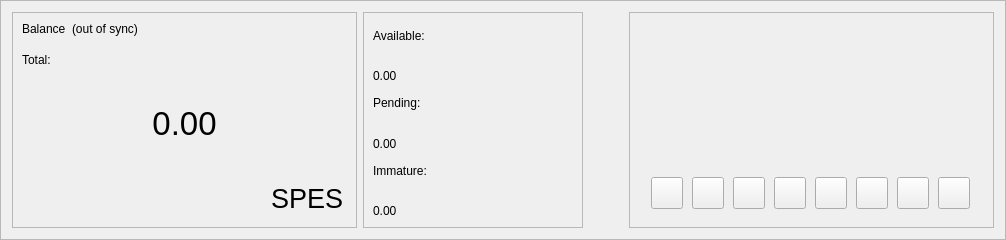
      <widget class="QFrame" name="frame_blue">
       <property name="enabled">
        <bool>true</bool>
       </property>
       <property name="sizePolicy">
        <sizepolicy hsizetype="Preferred" vsizetype="Preferred">
         <horstretch>0</horstretch>
         <verstretch>0</verstretch>
        </sizepolicy>
       </property>
       <property name="minimumSize">
        <size>
         <width>960</width>
         <height>220</height>
        </size>
       </property>
       <property name="maximumSize">
        <size>
         <width>16777215</width>
         <height>16777215</height>
        </size>
       </property>
       <property name="sizeIncrement">
        <size>
         <width>0</width>
         <height>0</height>
        </size>
       </property>
       <property name="baseSize">
        <size>
         <width>0</width>
         <height>500</height>
        </size>
       </property>
       <property name="frameShape">
        <enum>QFrame::StyledPanel</enum>
       </property>
       <property name="frameShadow">
        <enum>QFrame::Raised</enum>
       </property>
       <layout class="QHBoxLayout" name="horizontalLayout">
        <item>
         <widget class="QFrame" name="frame_blue_1">
          <property name="minimumSize">
           <size>
            <width>345</width>
            <height>200</height>
           </size>
          </property>
          <property name="maximumSize">
           <size>
            <width>16777215</width>
            <height>16777215</height>
           </size>
          </property>
          <property name="frameShape">
           <enum>QFrame::StyledPanel</enum>
          </property>
          <property name="frameShadow">
           <enum>QFrame::Raised</enum>
          </property>
          <layout class="QHBoxLayout" name="horizontalLayout_2">
           <item>
            <layout class="QVBoxLayout" name="verticalLayout">
             <item>
              <layout class="QHBoxLayout" name="horizontalLayout_3">
               <property name="spacing">
                <number>6</number>
               </property>
               <property name="sizeConstraint">
                <enum>QLayout::SetFixedSize</enum>
               </property>
               <item>
                <widget class="QLabel" name="label_5">
                 <property name="minimumSize">
                  <size>
                   <width>0</width>
                   <height>24</height>
                  </size>
                 </property>
                 <property name="maximumSize">
                  <size>
                   <width>16777215</width>
                   <height>24</height>
                  </size>
                 </property>
                 <property name="text">
                  <string>Balance</string>
                 </property>
                 <property name="alignment">
                  <set>Qt::AlignLeading|Qt::AlignLeft|Qt::AlignTop</set>
                 </property>
                </widget>
               </item>
               <item>
                <widget class="QLabel" name="labelWalletStatus">
                 <property name="minimumSize">
                  <size>
                   <width>0</width>
                   <height>24</height>
                  </size>
                 </property>
                 <property name="maximumSize">
                  <size>
                   <width>16777215</width>
                   <height>24</height>
                  </size>
                 </property>
                 <property name="text">
                  <string>(out of sync)</string>
                 </property>
                 <property name="alignment">
                  <set>Qt::AlignLeading|Qt::AlignLeft|Qt::AlignTop</set>
                 </property>
                </widget>
               </item>
               <item>
                <spacer name="horizontalSpacer">
                 <property name="orientation">
                  <enum>Qt::Horizontal</enum>
                 </property>
                 <property name="sizeHint" stdset="0">
                  <size>
                   <width>40</width>
                   <height>20</height>
                  </size>
                 </property>
                </spacer>
               </item>
              </layout>
             </item>
             <item>
              <widget class="QLabel" name="labelTotalText">
               <property name="maximumSize">
                <size>
                 <width>16777215</width>
                 <height>15</height>
                </size>
               </property>
               <property name="text">
                <string>Total:</string>
               </property>
              </widget>
             </item>
             <item>
              <widget class="QLabel" name="labelTotal">
               <property name="sizePolicy">
                <sizepolicy hsizetype="Preferred" vsizetype="Preferred">
                 <horstretch>0</horstretch>
                 <verstretch>0</verstretch>
                </sizepolicy>
               </property>
               <property name="minimumSize">
                <size>
                 <width>0</width>
                 <height>100</height>
                </size>
               </property>
               <property name="maximumSize">
                <size>
                 <width>16777215</width>
                 <height>100</height>
                </size>
               </property>
               <property name="font">
                <font>
                 <pointsize>25</pointsize>
                 <weight>50</weight>
                 <bold>false</bold>
                </font>
               </property>
               <property name="mouseTracking">
                <bool>false</bool>
               </property>
               <property name="text">
                <string>0.00</string>
               </property>
               <property name="alignment">
                <set>Qt::AlignCenter</set>
               </property>
              </widget>
             </item>
             <item>
              <layout class="QHBoxLayout" name="horizontalLayout_11">
               <item>
                <spacer name="horizontalSpacer_8">
                 <property name="orientation">
                  <enum>Qt::Horizontal</enum>
                 </property>
                 <property name="sizeHint" stdset="0">
                  <size>
                   <width>40</width>
                   <height>20</height>
                  </size>
                 </property>
                </spacer>
               </item>
               <item>
                <widget class="QPushButton" name="blabel_spescoin">
                 <property name="font">
                  <font>
                   <pointsize>20</pointsize>
                   <italic>false</italic>
                   <kerning>true</kerning>
                  </font>
                 </property>
                 <property name="cursor">
                  <cursorShape>PointingHandCursor</cursorShape>
                 </property>
                 <property name="text">
                  <string>SPES</string>
                 </property>
                 <property name="flat">
                  <bool>true</bool>
                 </property>
                </widget>
               </item>
              </layout>
             </item>
            </layout>
           </item>
          </layout>
         </widget>
        </item>
        <item>
         <widget class="QFrame" name="frame_blue_2">
          <property name="minimumSize">
           <size>
            <width>220</width>
            <height>200</height>
           </size>
          </property>
          <property name="maximumSize">
           <size>
            <width>16777215</width>
            <height>16777215</height>
           </size>
          </property>
          <property name="frameShape">
           <enum>QFrame::StyledPanel</enum>
          </property>
          <property name="frameShadow">
           <enum>QFrame::Raised</enum>
          </property>
          <layout class="QVBoxLayout" name="verticalLayout_3">
           <item>
            <layout class="QVBoxLayout" name="verticalLayout_2">
             <item>
              <widget class="QLabel" name="labelBalanceText">
               <property name="text">
                <string>Available:</string>
               </property>
              </widget>
             </item>
             <item>
              <layout class="QHBoxLayout" name="horizontalLayout_4">
               <item>
                <widget class="QLabel" name="labelBalance">
                 <property name="text">
                  <string>0.00</string>
                 </property>
                 <property name="alignment">
                  <set>Qt::AlignBottom|Qt::AlignLeading|Qt::AlignLeft</set>
                 </property>
                </widget>
               </item>
               <item>
                <spacer name="horizontalSpacer_3">
                 <property name="orientation">
                  <enum>Qt::Horizontal</enum>
                 </property>
                 <property name="sizeHint" stdset="0">
                  <size>
                   <width>40</width>
                   <height>20</height>
                  </size>
                 </property>
                </spacer>
               </item>
              </layout>
             </item>
             <item>
              <widget class="QLabel" name="labelPendingText">
               <property name="text">
                <string>Pending:</string>
               </property>
              </widget>
             </item>
             <item>
              <layout class="QHBoxLayout" name="horizontalLayout_5">
               <item>
                <widget class="QLabel" name="labelUnconfirmed">
                 <property name="text">
                  <string>0.00</string>
                 </property>
                 <property name="alignment">
                  <set>Qt::AlignBottom|Qt::AlignLeading|Qt::AlignLeft</set>
                 </property>
                </widget>
               </item>
               <item>
                <spacer name="horizontalSpacer_4">
                 <property name="orientation">
                  <enum>Qt::Horizontal</enum>
                 </property>
                 <property name="sizeHint" stdset="0">
                  <size>
                   <width>40</width>
                   <height>20</height>
                  </size>
                 </property>
                </spacer>
               </item>
              </layout>
             </item>
             <item>
              <widget class="QLabel" name="labelImmatureText">
               <property name="text">
                <string>Immature:</string>
               </property>
              </widget>
             </item>
             <item>
              <layout class="QHBoxLayout" name="horizontalLayout_6">
               <item>
                <widget class="QLabel" name="labelImmature">
                 <property name="text">
                  <string>0.00</string>
                 </property>
                 <property name="alignment">
                  <set>Qt::AlignBottom|Qt::AlignLeading|Qt::AlignLeft</set>
                 </property>
                </widget>
               </item>
               <item>
                <spacer name="horizontalSpacer_5">
                 <property name="orientation">
                  <enum>Qt::Horizontal</enum>
                 </property>
                 <property name="sizeHint" stdset="0">
                  <size>
                   <width>40</width>
                   <height>20</height>
                  </size>
                 </property>
                </spacer>
               </item>
              </layout>
             </item>
            </layout>
           </item>
          </layout>
         </widget>
        </item>
        <item>
         <spacer name="horizontalSpacer_9">
          <property name="orientation">
           <enum>Qt::Horizontal</enum>
          </property>
          <property name="sizeHint" stdset="0">
           <size>
            <width>40</width>
            <height>20</height>
           </size>
          </property>
         </spacer>
        </item>
        <item>
         <widget class="QFrame" name="frame_blue_3">
          <property name="minimumSize">
           <size>
            <width>345</width>
            <height>200</height>
           </size>
          </property>
          <property name="maximumSize">
           <size>
            <width>16777215</width>
            <height>16777215</height>
           </size>
          </property>
          <property name="frameShape">
           <enum>QFrame::StyledPanel</enum>
          </property>
          <property name="frameShadow">
           <enum>QFrame::Raised</enum>
          </property>
          <layout class="QVBoxLayout" name="verticalLayout_5">
           <item>
            <widget class="QFrame" name="frame_logo_horizontal">
             <property name="minimumSize">
              <size>
               <width>345</width>
               <height>140</height>
              </size>
             </property>
            </widget>
           </item>
           <item>
            <widget class="QFrame" name="button_logo_horizontal">
             <property name="minimumSize">
              <size>
               <width>345</width>
               <height>50</height>
              </size>
             </property>
             <layout class="QHBoxLayout" name="horizontalLayout_10">
              <item>
               <widget class="QPushButton" name="pushButton_Website">
                <property name="minimumSize">
                 <size>
                  <width>32</width>
                  <height>32</height>
                 </size>
                </property>
                <property name="maximumSize">
                 <size>
                  <width>32</width>
                  <height>32</height>
                 </size>
                </property>
                <property name="icon">
                 <iconset>
                  <normaloff>:/icons/website</normaloff>:/icons/website</iconset>
                </property>
                <property name="iconSize">
                 <size>
                  <width>32</width>
                  <height>32</height>
                 </size>
                </property>
               </widget>
              </item>
              <item>
               <widget class="QPushButton" name="pushButton_Discord">
                <property name="minimumSize">
                 <size>
                  <width>32</width>
                  <height>32</height>
                 </size>
                </property>
                <property name="maximumSize">
                 <size>
                  <width>32</width>
                  <height>32</height>
                 </size>
                </property>
                <property name="icon">
                 <iconset>
                  <normaloff>:/icons/discord</normaloff>:/icons/discord</iconset>
                </property>
                <property name="iconSize">
                 <size>
                  <width>32</width>
                  <height>32</height>
                 </size>
                </property>
               </widget>
              </item>
              <item>
               <widget class="QPushButton" name="pushButton_Telegram">
                <property name="minimumSize">
                 <size>
                  <width>32</width>
                  <height>32</height>
                 </size>
                </property>
                <property name="maximumSize">
                 <size>
                  <width>32</width>
                  <height>32</height>
                 </size>
                </property>
                <property name="icon">
                 <iconset>
                  <normaloff>:/icons/telegram</normaloff>:/icons/telegram</iconset>
                </property>
                <property name="iconSize">
                 <size>
                  <width>32</width>
                  <height>32</height>
                 </size>
                </property>
               </widget>
              </item>
              <item>
               <widget class="QPushButton" name="pushButton_Twitter">
                <property name="minimumSize">
                 <size>
                  <width>32</width>
                  <height>32</height>
                 </size>
                </property>
                <property name="maximumSize">
                 <size>
                  <width>32</width>
                  <height>32</height>
                 </size>
                </property>
                <property name="icon">
                 <iconset>
                  <normaloff>:/icons/twitter</normaloff>:/icons/twitter</iconset>
                </property>
                <property name="iconSize">
                 <size>
                  <width>32</width>
                  <height>32</height>
                 </size>
                </property>
               </widget>
              </item>
              <item>
			   <widget class="QPushButton" name="pushButton_Facebook">
                <property name="minimumSize">
                 <size>
                  <width>32</width>
                  <height>32</height>
                 </size>
                </property>
                <property name="maximumSize">
                 <size>
                  <width>32</width>
                  <height>32</height>
                 </size>
                </property>
                <property name="icon">
                 <iconset>
                  <normaloff>:/icons/facebook</normaloff>:/icons/facebook</iconset>
                </property>
                <property name="iconSize">
                 <size>
                  <width>32</width>
                  <height>32</height>
                 </size>
                </property>
               </widget>
              </item>
              <item>
               <widget class="QPushButton" name="pushButton_Github">
                <property name="minimumSize">
                 <size>
                  <width>32</width>
                  <height>32</height>
                 </size>
                </property>
                <property name="maximumSize">
                 <size>
                  <width>32</width>
                  <height>32</height>
                 </size>
                </property>
                <property name="icon">
                 <iconset>
                  <normaloff>:/icons/bitcointalk</normaloff>:/icons/bitcointalk</iconset>
                </property>
                <property name="iconSize">
                 <size>
                  <width>32</width>
                  <height>32</height>
                 </size>
                </property>
               </widget>
              </item>
              <item>
               <widget class="QPushButton" name="pushButton_Bitcointalk">
                <property name="minimumSize">
                 <size>
                  <width>32</width>
                  <height>32</height>
                 </size>
                </property>
                <property name="maximumSize">
                 <size>
                  <width>32</width>
                  <height>32</height>
                 </size>
                </property>
                <property name="icon">
                 <iconset>
                  <normaloff>:/icons/github</normaloff>:/icons/github</iconset>
                </property>
                <property name="iconSize">
                 <size>
                  <width>32</width>
                  <height>32</height>
                 </size>
                </property>
               </widget>
              </item>
              <item>
               <widget class="QPushButton" name="pushButton_Explorer">
                <property name="minimumSize">
                 <size>
                  <width>32</width>
                  <height>32</height>
                 </size>
                </property>
                <property name="maximumSize">
                 <size>
                  <width>32</width>
                  <height>32</height>
                 </size>
                </property>
                <property name="icon">
                 <iconset>
                  <normaloff>:/icons/explorer</normaloff>:/icons/explorer</iconset>
                </property>
                <property name="iconSize">
                 <size>
                  <width>32</width>
                  <height>32</height>
                 </size>
                </property>
               </widget>
              </item>
             </layout>
            </widget>
           </item>
          </layout>
         </widget>
        </item>
       </layout>
      </widget>
